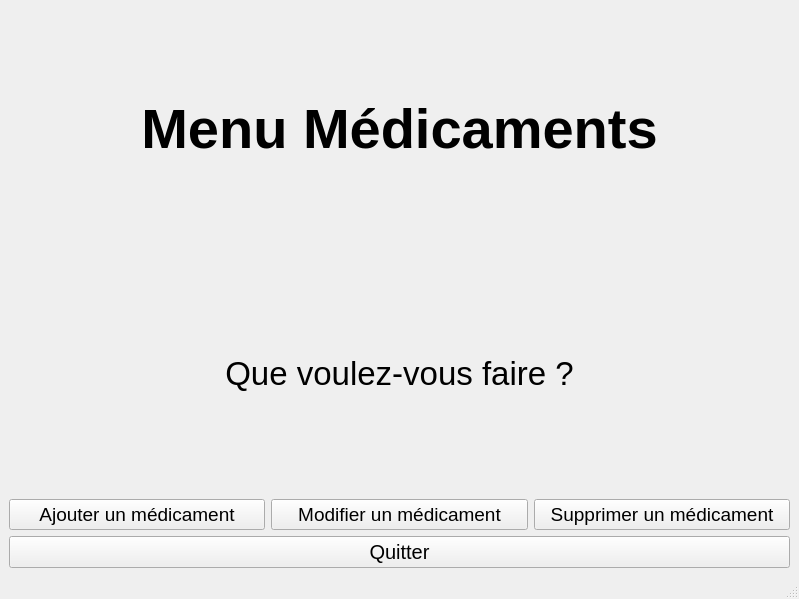
<?xml version="1.0" encoding="UTF-8"?>
<ui version="4.0">
 <class>MenuMedicament</class>
 <widget class="QMainWindow" name="MenuMedicament">
  <property name="geometry">
   <rect>
    <x>0</x>
    <y>0</y>
    <width>799</width>
    <height>599</height>
   </rect>
  </property>
  <property name="windowTitle">
   <string>PharmacieManager - Médicaments</string>
  </property>
  <widget class="QWidget" name="centralwidget">
   <layout class="QVBoxLayout" name="verticalLayout">
    <item>
     <widget class="QLabel" name="MenuMedicaments">
      <property name="font">
       <font>
        <pointsize>42</pointsize>
        <bold>true</bold>
       </font>
      </property>
      <property name="text">
       <string>Menu Médicaments</string>
      </property>
      <property name="textFormat">
       <enum>Qt::TextFormat::AutoText</enum>
      </property>
      <property name="alignment">
       <set>Qt::AlignmentFlag::AlignCenter</set>
      </property>
      <property name="wordWrap">
       <bool>true</bool>
      </property>
      <property name="textInteractionFlags">
       <set>Qt::TextInteractionFlag::NoTextInteraction</set>
      </property>
     </widget>
    </item>
    <item>
     <widget class="QLabel" name="QueFaire">
      <property name="font">
       <font>
        <pointsize>25</pointsize>
       </font>
      </property>
      <property name="text">
       <string>Que voulez-vous faire ?</string>
      </property>
      <property name="alignment">
       <set>Qt::AlignmentFlag::AlignCenter</set>
      </property>
     </widget>
    </item>
    <item>
     <layout class="QHBoxLayout" name="horizontalLayout">
      <item>
       <widget class="QPushButton" name="MenuMedicamentAjouterMedicament">
        <property name="font">
         <font>
          <pointsize>14</pointsize>
         </font>
        </property>
        <property name="text">
         <string>Ajouter un médicament</string>
        </property>
       </widget>
      </item>
      <item>
       <widget class="QPushButton" name="MenuMedicamentModifierMedicament">
        <property name="font">
         <font>
          <pointsize>14</pointsize>
         </font>
        </property>
        <property name="text">
         <string>Modifier un médicament</string>
        </property>
       </widget>
      </item>
      <item>
       <widget class="QPushButton" name="MenuMedicamentSupprimerMedicament">
        <property name="font">
         <font>
          <pointsize>14</pointsize>
         </font>
        </property>
        <property name="text">
         <string>Supprimer un médicament</string>
        </property>
       </widget>
      </item>
     </layout>
    </item>
    <item>
     <widget class="QPushButton" name="MenuMedicamentQuitter">
      <property name="font">
       <font>
        <pointsize>15</pointsize>
       </font>
      </property>
      <property name="text">
       <string>Quitter</string>
      </property>
     </widget>
    </item>
   </layout>
  </widget>
  <widget class="QStatusBar" name="statusbar"/>
  <action name="actionQuitter">
   <property name="text">
    <string>Quitter</string>
   </property>
  </action>
 </widget>
 <resources/>
 <connections/>
</ui>
